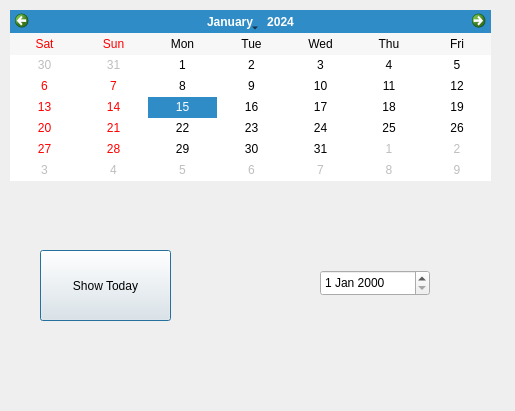
<?xml version="1.0" encoding="UTF-8"?>
<ui version="4.0">
 <class>Dialog</class>
 <widget class="QDialog" name="Dialog">
  <property name="geometry">
   <rect>
    <x>0</x>
    <y>0</y>
    <width>515</width>
    <height>411</height>
   </rect>
  </property>
  <property name="windowTitle">
   <string>Dialog</string>
  </property>
  <widget class="QCalendarWidget" name="calendar">
   <property name="geometry">
    <rect>
     <x>10</x>
     <y>10</y>
     <width>481</width>
     <height>171</height>
    </rect>
   </property>
   <property name="firstDayOfWeek">
    <enum>Qt::Saturday</enum>
   </property>
   <property name="verticalHeaderFormat">
    <enum>QCalendarWidget::NoVerticalHeader</enum>
   </property>
  </widget>
  <widget class="QPushButton" name="show">
   <property name="geometry">
    <rect>
     <x>40</x>
     <y>250</y>
     <width>131</width>
     <height>71</height>
    </rect>
   </property>
   <property name="text">
    <string>Show Today</string>
   </property>
  </widget>
  <widget class="QDateEdit" name="date">
   <property name="geometry">
    <rect>
     <x>320</x>
     <y>270</y>
     <width>110</width>
     <height>26</height>
    </rect>
   </property>
  </widget>
 </widget>
 <resources/>
 <connections>
  <connection>
   <sender>show</sender>
   <signal>clicked()</signal>
   <receiver>Dialog</receiver>
   <slot>update_calendar()</slot>
   <hints>
    <hint type="sourcelabel">
     <x>160</x>
     <y>285</y>
    </hint>
    <hint type="destinationlabel">
     <x>251</x>
     <y>267</y>
    </hint>
   </hints>
  </connection>
  <connection>
   <sender>calendar</sender>
   <signal>selectionChanged()</signal>
   <receiver>Dialog</receiver>
   <slot>update_date()</slot>
   <hints>
    <hint type="sourcelabel">
     <x>461</x>
     <y>142</y>
    </hint>
    <hint type="destinationlabel">
     <x>483</x>
     <y>245</y>
    </hint>
   </hints>
  </connection>
  <connection>
   <sender>date</sender>
   <signal>dateChanged(QDate)</signal>
   <receiver>Dialog</receiver>
   <slot>update_bigCalendar()</slot>
   <hints>
    <hint type="sourcelabel">
     <x>410</x>
     <y>294</y>
    </hint>
    <hint type="destinationlabel">
     <x>399</x>
     <y>227</y>
    </hint>
   </hints>
  </connection>
 </connections>
 <slots>
  <slot>update_calendar()</slot>
  <slot>update_date()</slot>
  <slot>update_bigCalendar()</slot>
 </slots>
</ui>
